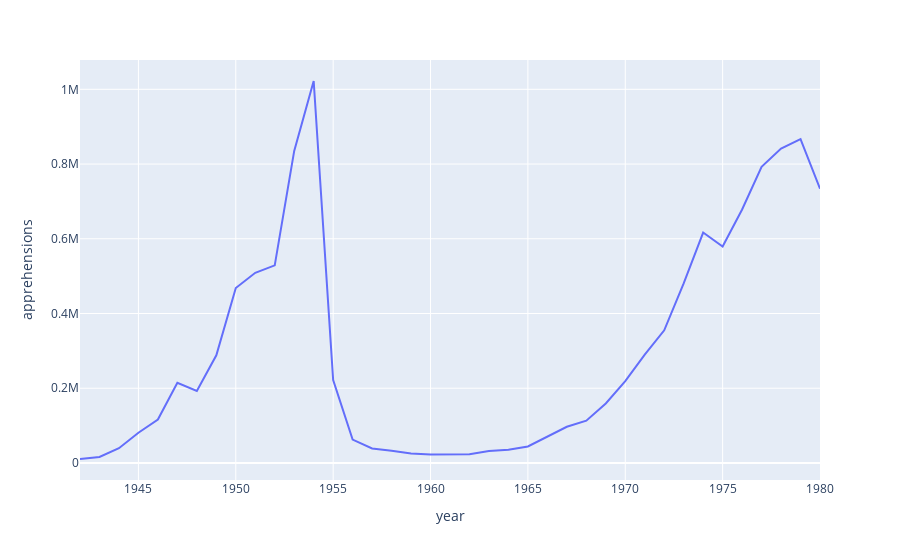

The cell this chart's notebook holds for it:
### Code cell
import plotly.express as px

fig = px.line(apprehension_df, x='year', y='apprehensions')
fig.show()

### Figure 1 — Plotly figure (JSON) as saved in the notebook; plotly's stock layout.template omitted (floating-point values rounded to 4 significant figures)
{"data": [{"hovertemplate": "year=%{x}<br>apprehensions=%{y}<extra></extra>", "legendgroup": "", "line": {"color": "#636efa", "dash": "solid"}, "marker": {"symbol": "circle"}, "mode": "lines", "name": "", "orientation": "v", "showlegend": false, "type": "scatter", "x": [1942, 1943, 1944, 1945, 1946, 1947, 1948, 1949, 1950, 1951, 1952, 1953, 1954, 1955, 1956, 1957, 1958, 1959, 1960, 1961, 1962, 1963, 1964, 1965, 1966, 1967, 1968, 1969, 1970, 1971, 1972, 1973, 1974, 1975, 1976, 1977, 1978, 1979, 1980], "xaxis": "x", "y": [10613, 16154, 39449, 80760, 116320, 214543, 192779, 288253, 468339, 509040, 528815, 835311, 1022267, 221674, 62625, 38822, 32556, 25270, 22687, 23109, 23358, 31910, 35146, 44161, 71233, 96845, 113304, 159376, 219254, 290152, 355099, 480588, 616630, 579448, 678356, 792613, 841525, 866761, 734219], "yaxis": "y"}], "layout": {"autosize": true, "legend": {"tracegroupgap": 0}, "margin": {"t": 60}, "xaxis": {"anchor": "y", "autorange": true, "domain": [0, 1], "range": [1942, 1980], "title": {"text": "year"}, "type": "linear"}, "yaxis": {"anchor": "x", "autorange": true, "domain": [0, 1], "range": [-45590, 1078470], "title": {"text": "apprehensions"}, "type": "linear"}}}
